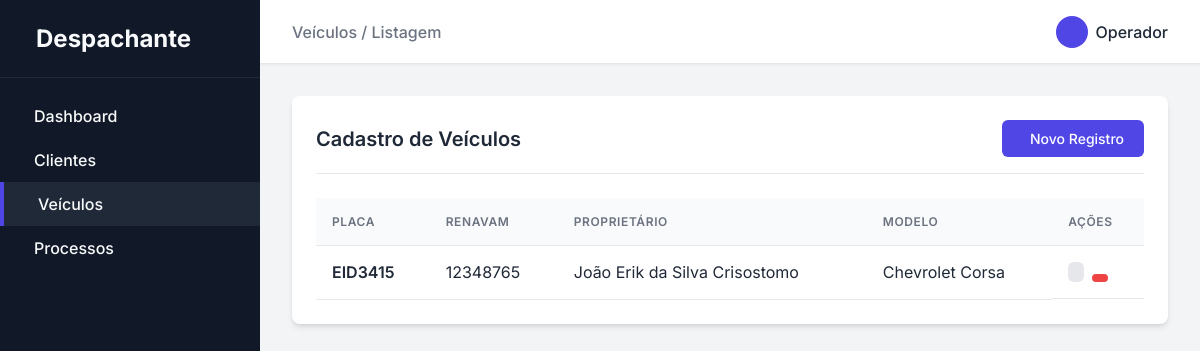
The app's page /veiculos, older data.
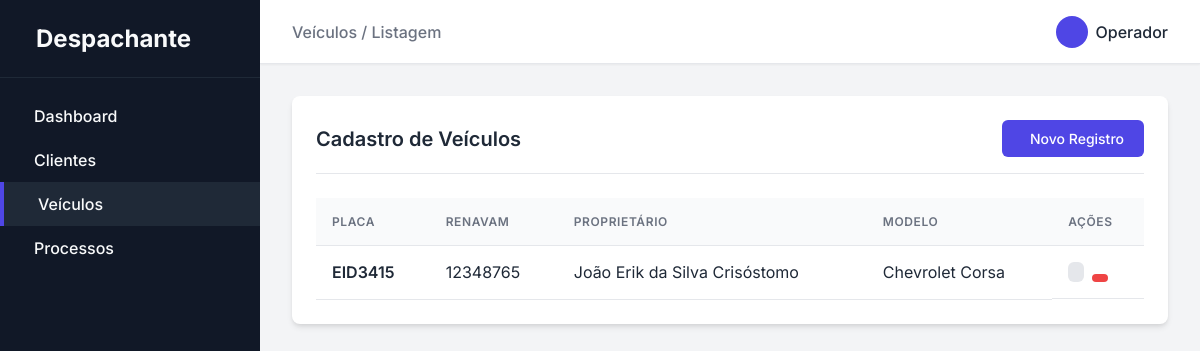
The same page, newer data.
### app/models.py (models this page shows)
class Veiculo(db.Model):
    __tablename__ = 'veiculo'
    id = db.Column(db.Integer, primary_key=True)
    placa = db.Column(db.String(50), nullable=False)
    renavam = db.Column(db.String(50), nullable=False)
    chassis = db.Column(db.String(50), nullable=False)
    grupo = db.Column(db.String(50), nullable=False)
    placa_anterior = db.Column(db.String(50), nullable=False)
    proprietario_anterior = db.Column(db.String(50), nullable=False)
    cpf__cnpj_anterior = db.Column(db.String(50), nullable=False)
    marca__modelo = db.Column(db.String(50), nullable=False)
    tipo = db.Column(db.String(50), nullable=False)
    especie = db.Column(db.String(50), nullable=False)
    cor = db.Column(db.String(50), nullable=False)
    combustivel = db.Column(db.String(50), nullable=False)
    categoria = db.Column(db.String(50), nullable=False)
    ano_fabricacao = db.Column(db.String(50), nullable=False)
    ano_modelo = db.Column(db.String(50), nullable=False)
    cilindradas = db.Column(db.String(50), nullable=False)
    potencia = db.Column(db.String(50), nullable=False)
    passageiros = db.Column(db.String(50), nullable=False)
    proprietario_id = db.Column(db.Integer, db.ForeignKey('cliente.id'))
    processos = db.relationship('Processo', backref='veiculo', lazy=True)

class Cliente(db.Model):
    __tablename__ = 'cliente'
    id = db.Column(db.Integer, primary_key=True)
    nome = db.Column(db.String(50), nullable=False)
    vencimento_cnh = db.Column(db.Date, nullable=False)
    nome_pai = db.Column(db.String(50), nullable=False)
    nome_mae = db.Column(db.String(50), nullable=False)
    cpf__cnpj = db.Column(db.String(50), nullable=False)
    rg = db.Column(db.String(50), nullable=False)
    data_nascimento = db.Column(db.Date, nullable=False)
    email = db.Column(db.String(50), nullable=False)
    telefone = db.Column(db.String(50), nullable=False)
    endereco_id = db.Column(db.Integer, db.ForeignKey('endereco.id'))
    veiculos = db.relationship('Veiculo', backref='cliente', lazy=True)
    processos = db.relationship('Processo', backref='cliente', lazy=True)

### app/routes/home.py (the view)
@bp.route('/veiculos')
def veiculos():
    veiculos = Veiculo.query.all()
    return render_template('veiculos/index.html', veiculos=veiculos)

### app/templates/veiculos/index.html (shortened to what this page needs)
{% extends 'base.html' %}
{% block breadcrumb %}Veículos / Listagem{% endblock %}
{% block content %}
<div class="card">
    <div class="card-header">
        <h2 class="card-title">Cadastro de Veículos</h2>
        <a href="{{ url_for('home.veiculo_novo') }}" class="btn btn-primary">
            Novo Registro
        </a>
    </div>
    <div class="table-responsive">
        <table class="table">
            <thead>
                <tr>
                    <th>Placa</th>
                    <th>Renavam</th>
                    <th>Proprietário</th>
                    <th>Modelo</th>
                    <th>Ações</th>
                </tr>
            </thead>
            <tbody>
                {% for veiculo in veiculos %}
                <tr>
                    <td style="font-weight: 600;">{{ veiculo.placa }}</td>
                    <td>{{ veiculo.renavam }}</td>
                    <td>{{ veiculo.cliente.nome if veiculo.cliente else '-' }}</td>
                    <td>{{ veiculo.marca__modelo }}</td>
                    <td class="actions" style="display: flex; gap: 0.5rem;">
                        <a href="{{ url_for('home.veiculo_editar', id=veiculo.id) }}" class="btn btn-secondary" style="padding: 0.25rem 0.5rem;"></a>
                        <form action="{{ url_for('home.veiculo_excluir', id=veiculo.id) }}" method="POST" style="margin: 0; display: inline;" onsubmit="return confirm('Tem certeza que deseja excluir este veículo?');">
                            <button type="submit" class="btn btn-danger" style="padding: 0.25rem 0.5rem; border: none; cursor: pointer;"></button>
                        </form>
                    </td>
                </tr>
                {% else %}
                <tr>
                    <td colspan="5" style="text-align: center; color: var(--text-muted); padding: 2rem;">Nenhum veículo cadastrado.</td>
                </tr>
                {% endfor %}
            </tbody>
        </table>
    </div>
</div>
{% endblock %}

Row changes from the older to the newer data that the page shows:
changed through a linked row, Veiculo "EID3415": cliente "João Erik da Silva Crisostomo" → "João Erik da Silva Crisóstomo"
